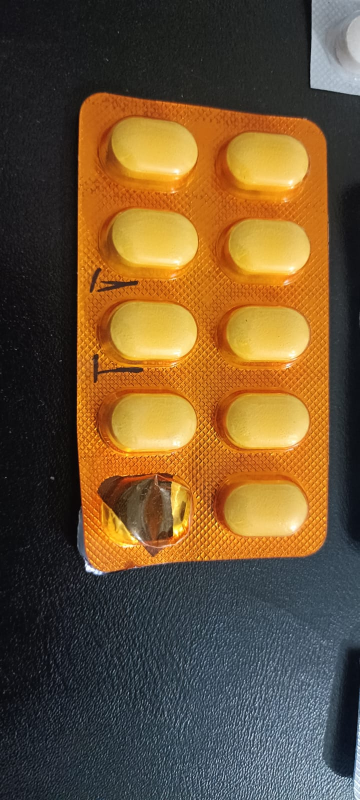
#> input picture backend/demo_sources/t-34.png, 719 x 1600 px (shown at 1/2 size)
$ python make_real_demo_assets.py
#> lines starting #> are read from the running program, lines starting #| are printed output that depends on the picture
### backend/pillcheck/vision/align.py
"""Register a new photo onto the medication's reference photo.

Pipeline (all OpenCV 5):
  ALIKED keypoints/descriptors -> LightGlue matching -> MAGSAC++ homography
  (cv.findHomography with cv.USAC_MAGSAC) -> geometric sanity checks.

Registration is the backbone of PillCheck: once the photo is warped into the
reference frame, every pocket can be compared pixel-for-pixel with how it
looked when the strip was full. The same inlier count doubles as an identity
check: a photo of a different strip simply does not register.
"""
from __future__ import annotations

from dataclasses import dataclass, field

import cv2 as cv
import numpy as np

from ..config import settings
from .models import Features, get_engine


@dataclass
class Registration:
    ok: bool
    engine: str
    matches: int
    inliers: int
    inlier_ratio: float
    reproj_rmse: float
    H: np.ndarray | None  # maps current-photo pixels -> reference pixels
    coverage: float = 0.0  # fraction of the photo the strip occupies
    issues: list[str] = field(default_factory=list)
    guidance: list[str] = field(default_factory=list)

    # [23 lines left out: functions confidence, to_dict, not called in this run]


def resize_long_side(image: np.ndarray, long_side: int) -> tuple[np.ndarray, float]:
    h, w = image.shape[:2]
    s = long_side / max(h, w)
    if abs(s - 1.0) < 1e-3:
        return image, 1.0
    interp = cv.INTER_AREA if s < 1 else cv.INTER_CUBIC
    return cv.resize(image, (round(w * s), round(h * s)), interpolation=interp), s


# [97 lines left out: functions _homography_is_sane, _framing_guidance, register, warp_to_reference, not called in this run]

### backend/pillcheck/config.py
"""Runtime configuration, read once from environment variables.

Every threshold the vision pipeline and the agent rely on lives here, so the
evaluation harness can sweep them and the technical report can cite them.
"""
from __future__ import annotations

import os
from dataclasses import dataclass, field
from pathlib import Path

BACKEND_ROOT = Path(__file__).resolve().parent.parent


def _load_dotenv(path: Path) -> None:
    """Minimal .env support: KEY=VALUE lines; real environment variables win."""
    if not path.exists():
        return
    for line in path.read_text().splitlines():
        line = line.strip()
        if not line or line.startswith("#") or "=" not in line:
            continue
        key, value = line.split("=", 1)
        os.environ.setdefault(key.strip(), value.strip().strip('"').strip("'"))


_load_dotenv(BACKEND_ROOT / ".env")


def _env(name: str, default: str) -> str:
    return os.environ.get(name, default)


def _envf(name: str, default: float) -> float:
    return float(os.environ.get(name, default))


def _envi(name: str, default: int) -> int:
    return int(os.environ.get(name, default))


@dataclass(frozen=True)
class VisionConfig:
    models_dir: Path = Path(_env("PILLCHECK_MODELS_DIR", str(BACKEND_ROOT / "models")))
    aliked_model: str = "aliked-n16rot-top1k-640.onnx"
    lightglue_model: str = "aliked_lightglue.onnx"
    aliked_input: int = _envi("PILLCHECK_ALIKED_INPUT", 640)
    # Working resolution: long side of the image fed to the pipeline.
    work_long_side: int = _envi("PILLCHECK_WORK_LONG_SIDE", 1280)

    # Capture-quality gates.
    min_long_side: int = 480
    blur_min_laplacian_var: float = _envf("PILLCHECK_BLUR_MIN", 12.0)
    dark_max_mean: float = 70.0  # applied to the 90th-percentile brightness (the lit subject)
    bright_min_mean: float = 235.0
    glare_pixel_value: int = 250
    glare_max_fraction: float = 0.12

    # Registration acceptance.
    min_inliers: int = _envi("PILLCHECK_MIN_INLIERS", 40)
    min_inlier_ratio: float = 0.25
    max_reproj_rmse_px: float = 4.0
    magsac_threshold_px: float = 3.0
    # Identity: after alignment, the 10th-percentile tile gradient correlation
    # over the printed foil (see verify_appearance). Right strip >= ~0.67,
    # different strip (even same layout, different name) <= ~0.56.
    identity_min_inliers_geometry: int = _envi("PILLCHECK_ID_MIN_INLIERS", 120)
    identity_min_appearance: float = _envf("PILLCHECK_IDENTITY_MIN_APPEARANCE", 0.62)

    # Pocket state decision on the normalised change score (see classify.py).
    colour_unit: float = _envf("PILLCHECK_COLOUR_UNIT", 10.0)  # mean Lab distance
    structure_unit: float = _envf("PILLCHECK_STRUCTURE_UNIT", 0.10)  # 1 - SSIM
    pocket_compare_px: float = _envf("PILLCHECK_POCKET_PX", 64.0)  # pockets are compared at about this diameter
    popped_threshold: float = _envf("PILLCHECK_POPPED_T", 2.4)
    intact_threshold: float = _envf("PILLCHECK_INTACT_T", 2.2)
    pocket_glare_max_fraction: float = 0.35


@dataclass(frozen=True)
class AgentConfig:
    # Bedrock model for the planning step. Empty -> deterministic planner only.
    bedrock_model_id: str = _env("PILLCHECK_BEDROCK_MODEL_ID", "")
    aws_region: str = _env("AWS_REGION", "us-east-1")
    max_steps: int = 6
    # Dose timing windows, in minutes relative to the scheduled time.
    early_window_min: int = _envi("PILLCHECK_EARLY_WINDOW_MIN", 120)
    reminder_after_min: int = _envi("PILLCHECK_REMINDER_AFTER_MIN", 60)
    caregiver_after_min: int = _envi("PILLCHECK_CAREGIVER_AFTER_MIN", 180)
    # A dose more than this late is missed for good: a pill taken later is not
    # credited to it (that would hide a possible double dose with the next one).
    max_late_min: int = _envi("PILLCHECK_MAX_LATE_MIN", 360)
    expiry_soon_days: int = 30
    refill_days_threshold: int = _envi("PILLCHECK_REFILL_DAYS", 3)


@dataclass(frozen=True)
class StorageConfig:
    backend: str = _env("PILLCHECK_STORAGE", "local")  # local | aws
    data_dir: Path = Path(_env("PILLCHECK_DATA_DIR", str(BACKEND_ROOT / "data")))
    ddb_table: str = _env("PILLCHECK_DDB_TABLE", "pillcheck")
    s3_bucket: str = _env("PILLCHECK_S3_BUCKET", "")
    sns_topic_arn: str = _env("PILLCHECK_SNS_TOPIC_ARN", "")


@dataclass(frozen=True)
class LimitsConfig:
    """Spending protection for a public URL. Counters live in the store."""
    max_upload_mb: float = _envf("PILLCHECK_MAX_UPLOAD_MB", 15.0)
    checks_per_ip_hour: int = _envi("PILLCHECK_RL_CHECKS_PER_HOUR", 40)
    references_per_ip_hour: int = _envi("PILLCHECK_RL_REFS_PER_HOUR", 10)
    demo_sessions_per_ip_hour: int = _envi("PILLCHECK_RL_SESSIONS_PER_HOUR", 5)
    checks_per_day_global: int = _envi("PILLCHECK_GLOBAL_CHECKS_PER_DAY", 1500)
    bedrock_runs_per_day: int = _envi("PILLCHECK_BEDROCK_DAILY_CAP", 300)


@dataclass(frozen=True)
class Settings:
    vision: VisionConfig = field(default_factory=VisionConfig)
    agent: AgentConfig = field(default_factory=AgentConfig)
    storage: StorageConfig = field(default_factory=StorageConfig)
    limits: LimitsConfig = field(default_factory=LimitsConfig)
    api_token: str = _env("PILLCHECK_API_TOKEN", "")
    default_timezone: str = _env("PILLCHECK_TZ", "Asia/Kolkata")


settings = Settings()

### backend/scripts/make_real_demo_assets.py
"""Build the demo photos from REAL strip photos.

Sources (backend/demo_sources/): real phone photos from the public MedCheck
dataset (github.com/MahiiBamba/mini_project_medcheck), with its per-pocket
labels (YOLO format: class 0 = intact, 1 = broken).

  setup photo   the real photo; pockets already broken are registered as empty
  later photos  the same real strip after a dose: intact pockets replaced by a
                real broken pocket cut from the same strip, then re-shot with a
                small change of angle, light and JPEG (eval/run_real_web.py)

    python scripts/make_real_demo_assets.py
"""
from __future__ import annotations

import json
import sys
from pathlib import Path

import cv2 as cv
import numpy as np

ROOT = Path(__file__).resolve().parent.parent
sys.path.insert(0, str(ROOT))
sys.path.insert(0, str(ROOT / "eval"))
from pillcheck.vision.align import resize_long_side  # noqa: E402
from pillcheck.vision.pockets import Pocket  # noqa: E402
from run_real_web import camera_change  # noqa: E402

SRC, OUT = ROOT / "demo_sources", ROOT / "demo_assets"
STRIPS = {"telmi": "t-34.png", "metf": "k-59.jpeg", "other": "b_1.jpeg"}

MEDICATIONS = [
    {"key": "telmi", "name": "Telmisartan", "strength": "40 mg", "instructions": "After breakfast and dinner",
     "schedule": [{"time": "09:00", "pills": 1}, {"time": "21:00", "pills": 1}], "reference": "telmisartan_reference.jpg"},
    {"key": "metf", "name": "Metformin", "strength": "500 mg", "instructions": "With meals",
     "schedule": [{"time": "08:30", "pills": 1}, {"time": "20:30", "pills": 1}], "reference": "metformin_reference.jpg"},
]


def load(name: str) -> tuple[np.ndarray, list[Pocket]]:
#> called with name = 't-34.png'
    raw = cv.imread(str(SRC / name))
#> raw is the input picture: shape (1600, 719, 3); mean B, G, R 52.4, 84, 108.7
    img, s = resize_long_side(raw, 1280)
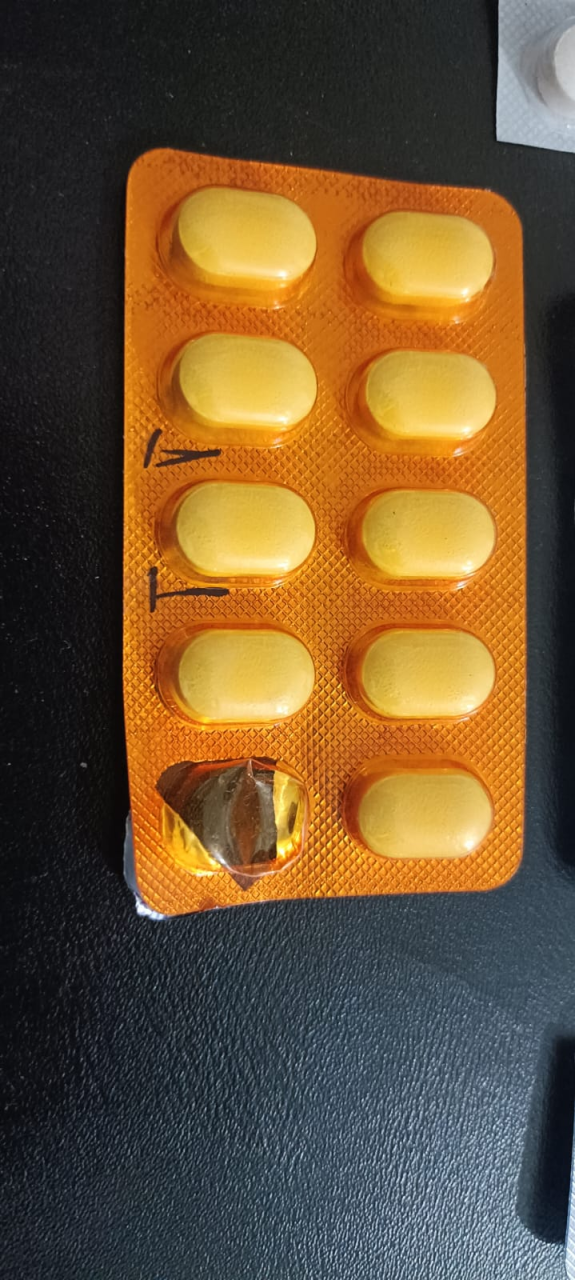
#> img: shape (1280, 575, 3); mean B, G, R 52.4, 84, 108.7
#> s = 0.8
    H, W = raw.shape[:2]
#> H = 1600; W = 719
    pockets = []
    for i, line in enumerate((SRC / (Path(name).stem + ".txt")).read_text().split("\n")):
        if not line.strip():
            continue
        c, x, y, w, h = line.split()[:5]
        pockets.append(Pocket(len(pockets), float(x) * W * s, float(y) * H * s, 0.5 * float(w) * W * s,
                              0.5 * float(h) * H * s, 0.0, initially_empty=(c == "1")))
#> after the loop, pockets = []
    # reading order: rows top to bottom, then left to right
    r = float(np.median([p.ry for p in pockets]))
    pockets.sort(key=lambda p: (round(p.cy / r), p.cx))
    return img, [Pocket(i, p.cx, p.cy, p.rx, p.ry, 0.0, p.initially_empty) for i, p in enumerate(pockets)]


def take(img: np.ndarray, pockets: list[Pocket], targets: list[int]) -> np.ndarray:
    """Replace the given intact pockets with a real broken pocket from the same strip."""
    out = img.copy()
    broken = [p for p in pockets if p.initially_empty]
    for k, t in enumerate(targets):
        dst, src = pockets[t], broken[k % len(broken)]
        pad = 1.12
        patch = img[int(src.cy - src.ry * pad):int(src.cy + src.ry * pad), int(src.cx - src.rx * pad):int(src.cx + src.rx * pad)]
        w, h = int(2 * dst.rx * pad), int(2 * dst.ry * pad)
        patch = cv.resize(patch, (w, h), interpolation=cv.INTER_AREA)
        mask = np.zeros((h, w), np.uint8)
        cv.ellipse(mask, (w // 2, h // 2), (int(w / 2 / pad), int(h / 2 / pad)), 0, 0, 360, 255, -1)
        out = cv.seamlessClone(patch, out, mask, (int(dst.cx), int(dst.cy)), cv.NORMAL_CLONE)
    return out


def shot(img: np.ndarray, seed: int, blur: float = 0.0, glare_on: Pocket | None = None) -> np.ndarray:
    if glare_on is not None:  # a flash reflection sitting right on one pocket
        p = glare_on
        g = np.zeros(img.shape[:2], np.float32)
        cv.ellipse(g, (int(p.cx), int(p.cy)), (int(p.rx * 1.3), int(p.ry * 1.3)), 0, 0, 360, 1.0, -1)
        img = np.clip(img + 230 * cv.GaussianBlur(g, (0, 0), p.rx * 0.25)[..., None], 0, 255).astype(np.uint8)
    out, _ = camera_change(img, np.random.default_rng(seed), strength=0.5)
    if blur:
        out = cv.GaussianBlur(out, (0, 0), blur)
    return out


def main() -> int:
    OUT.mkdir(exist_ok=True)
    for f in OUT.glob("*.jpg"):
        f.unlink()
    imgs = {k: load(v) for k, v in STRIPS.items()}
    ti, tp = imgs["telmi"]
    mi, mp = imgs["metf"]
    t_int = [p.id for p in tp if not p.initially_empty]
    m_int = [p.id for p in mp if not p.initially_empty]
    a, b, c = t_int[0], t_int[1], t_int[2]
    files = {
        "telmisartan_reference.jpg": ti,
        "metformin_reference.jpg": mi,
        "telmisartan_dose1.jpg": shot(take(ti, tp, [a]), 21),
        "telmisartan_dose2.jpg": shot(take(ti, tp, [a, b]), 22),
        "telmisartan_extra.jpg": shot(take(ti, tp, [a, b, c]), 23),
        "telmisartan_blurry.jpg": shot(take(ti, tp, [a]), 24, blur=6.0),
        "telmisartan_glare.jpg": shot(take(ti, tp, [a]), 25, glare_on=tp[t_int[3]]),
        "metformin_dose1.jpg": shot(take(mi, mp, [m_int[0]]), 26),
        "unregistered_strip.jpg": shot(imgs["other"][0], 27),
    }
    for name, im in files.items():
        cv.imwrite(str(OUT / name), im, [cv.IMWRITE_JPEG_QUALITY, 90])
    meds = [dict(m, pockets=[p.to_dict() for p in (tp if m["key"] == "telmi" else mp)]) for m in MEDICATIONS]
    S = lambda i, m, t, h: {"id": i, "file": f"{i}.jpg", "medication": m, "title": t, "hint": h}
    samples = [
        S("telmisartan_dose1", "telmi", "Telmisartan, after the 9 AM dose", "One tablet removed. Expect: dose recorded."),
        S("telmisartan_dose2", "telmi", "Telmisartan, after the 9 PM dose", "A second tablet removed. In the morning this is an extra pill; in the evening it is the 9 PM dose."),
        S("telmisartan_extra", "telmi", "Telmisartan, one tablet too many", "More removed than scheduled. Expect: urgent caregiver alert."),
        S("telmisartan_blurry", "telmi", "Telmisartan, blurry photo", "Expect: a retake request with instructions."),
        S("telmisartan_glare", "telmi", "Telmisartan, with flash glare", "Glare on the foil. Pockets under it are not guessed."),
        S("metformin_dose1", "metf", "Metformin, after the 8:30 AM dose", "Try it while Telmisartan is the expected medicine: expect 'wrong strip'."),
        S("unregistered_strip", None, "A strip that was never registered", "Expect: not recognised."),
    ]
    note = ("Real strip photos from the public MedCheck dataset (github.com/MahiiBamba/mini_project_medcheck). "
            "Dose photos: a real empty pocket from the same strip swapped in, re-shot with a small camera change.")
    (OUT / "manifest.json").write_text(json.dumps({"version": 2, "medications": meds, "samples": samples, "note": note}, indent=2))
    print("pockets:", {k: (len(v[1]), sum(p.initially_empty for p in v[1])) for k, v in imgs.items()})
    return 0


if __name__ == "__main__":
#> (the run stopped early here; a loop or call above may not have finished)
